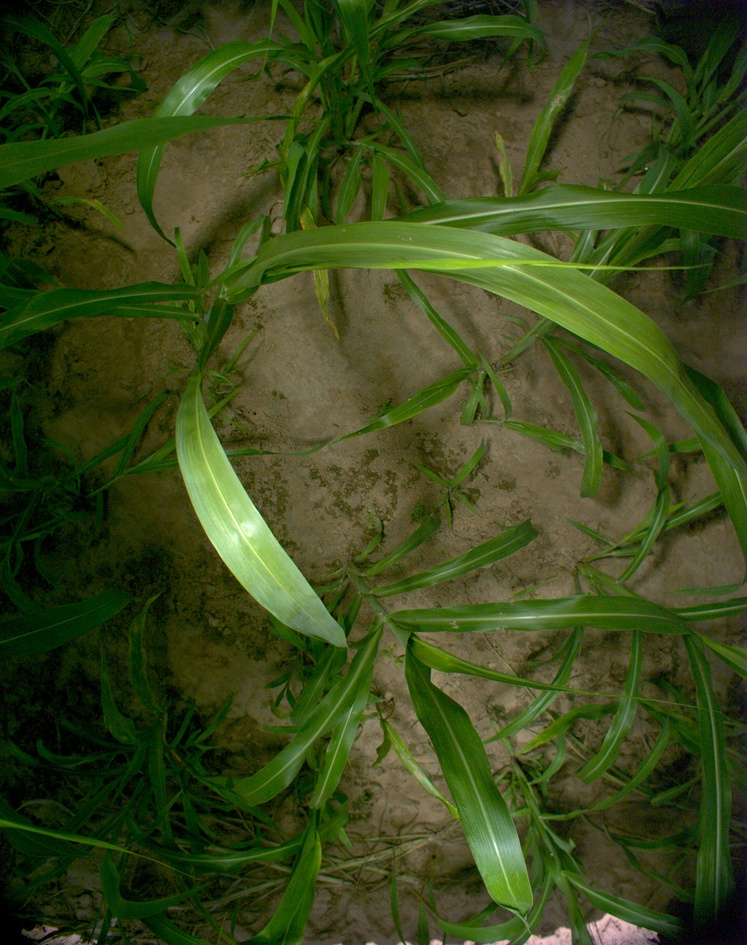
#> input picture Exam pictures/Image_01.jpg, 747 x 945 px, shrunk from 2048 x 2592 before the run; its folder holds only this picture in this run
$ python main.py
#> lines starting #> are read from the running program, lines starting #| are printed output that depends on the picture; after the words box and inside, x2 and y2 are one past the last pixel; in counts of white or black regions, pixels touching at a corner belong together
#Imports
import os
import cv2 as cv
import numpy as np
from pathlib import Path
from matplotlib import pyplot as plt


"""The max rgb filter considers the pixels which have green values above 80 and turns other pixels to black
then checks if green(G) is the maximum and  if not turns that pixel is turned to (0,0,0) i.e black
"""

def max_rgb_filter(image):
	# split the image into its BGR components
	(B, G, R) = cv.split(image)
	R[G<80]=0
	G[G<80]=0
	B[G<80]=0
	M = np.maximum(np.maximum(B, G), R)
	R[G < M] = 0
	G[G < M] = 0
	B[G < M] = 0

	# merge the channels back together and return the image
	return cv.merge([B, G, R])


"""The remove_blue_filter function calculates the difference between Green and Red(GR) , Green and Blue(GB)
If GB>GR it means the pixel is not related to plant and is a background pixel
"""

def remove_blue_filter (image):
  # split the image into its BGR components
  (B,G,R)=cv.split(image)
  GR=G-R
  GB=G-B
  R[GR>GB]=0
  B[GR>GB]=0
  G[GR>GB]=0
  # merge the channels back together and return the image
  return cv.merge([B,G,R])

"""The increase_brightness function increases the brightness of the image so that plants in the dark area
can be recognized properly"""
def increase_brightness(img, value=50):
    # split the image into its HSV components
    hsv = cv.cvtColor(img, cv.COLOR_BGR2HSV)
    h, s, v = cv.split(hsv)

    #Adding value to every pixel and chekimg overflow
    lim = 255 - value
    v[v > lim] = 255
    v[v <= lim] += value

    # merge the channels back together and return the image
    final_hsv = cv.merge((h, s, v))
    img = cv.cvtColor(final_hsv, cv.COLOR_HSV2BGR)
    return img

Input_path = "Exam pictures"
Output_path = "Results"

for file in os.listdir(Input_path):
  file_path = f"{Input_path}/{file}"

  #Input the image
  img = cv.imread(file_path)
#> img is the input picture: shape (945, 747, 3); mean B, G, R 27.3, 70.1, 57.7

  #increase brightness
  img = increase_brightness(img)
#> in increase_brightness, `v[v > lim] = 255`:
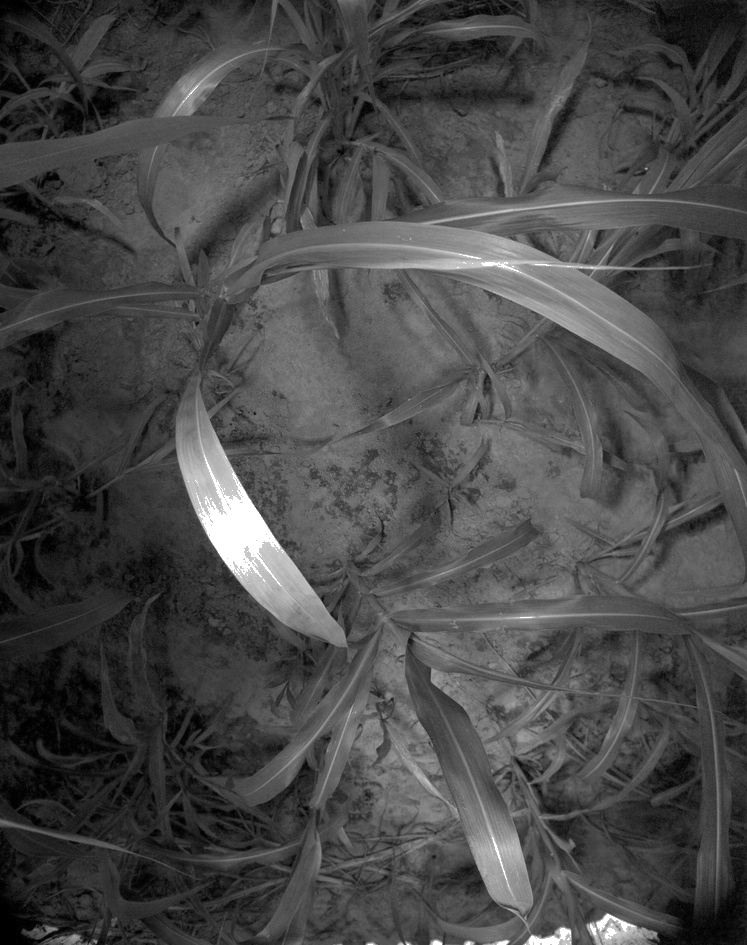
#> v: shape (945, 747); min 0, max 255, mean 72.5

  #Using Bilateral filter to remove noise while preserving the edges of the plant
  blur = cv.bilateralFilter(img,10,150,150)


  rgb_max_image = max_rgb_filter(blur)
#> in max_rgb_filter, `G[G<80]=0`:
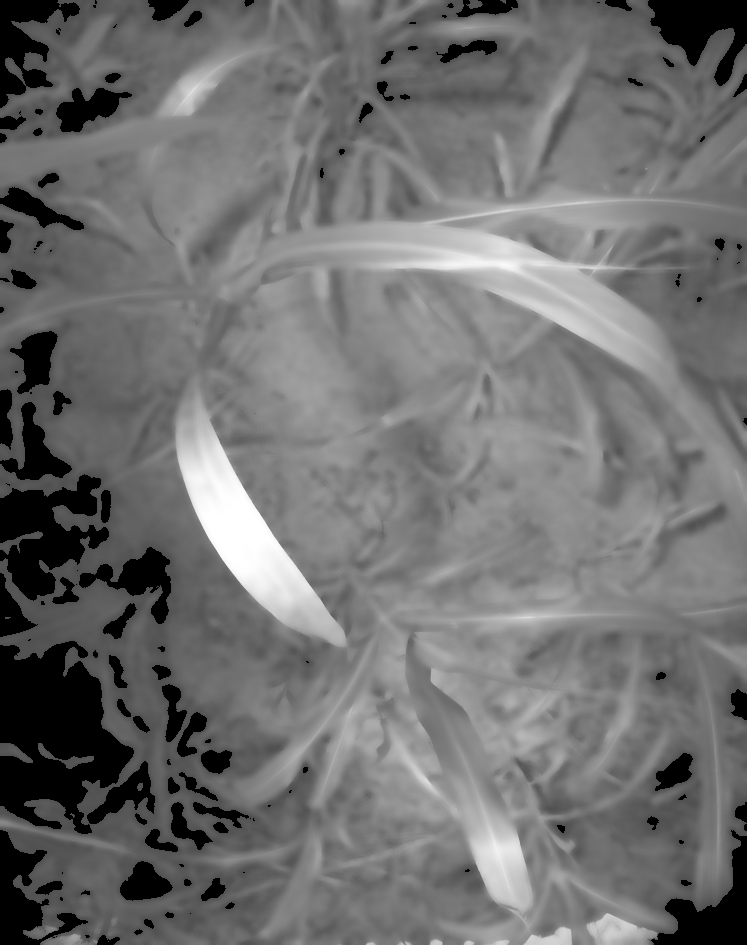
#> G: shape (945, 747); min 0, max 255, mean 112.2
  reduced_blue_image= remove_blue_filter(rgb_max_image)
#> in remove_blue_filter, `R[GR>GB]=0`:
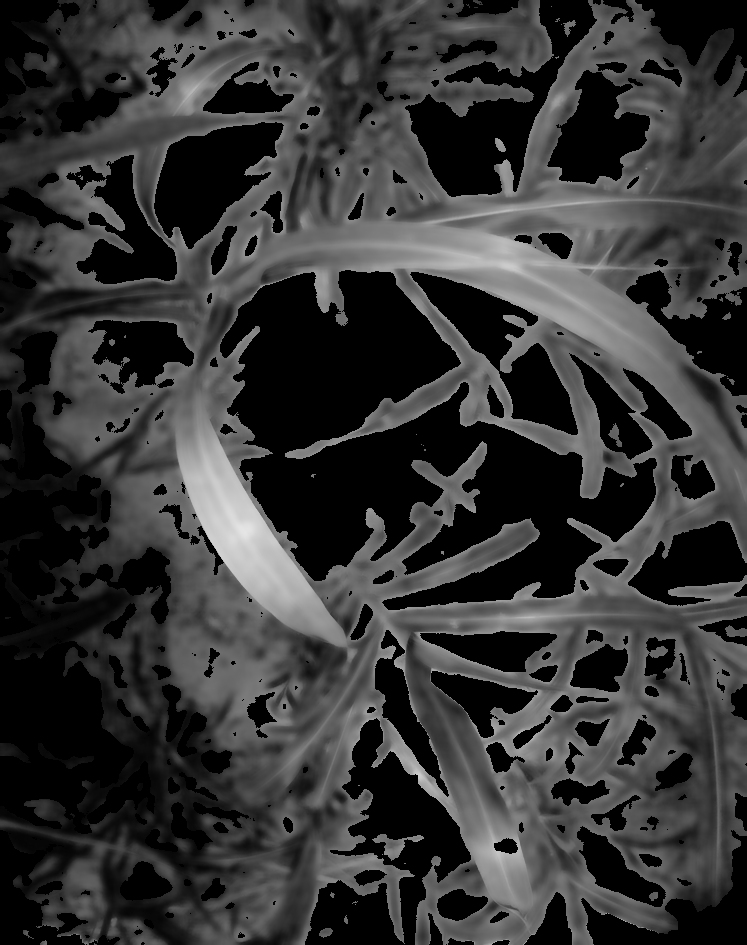
#> R: shape (945, 747); min 0, max 229, mean 53.7
#> in remove_blue_filter, `B[GR>GB]=0`:
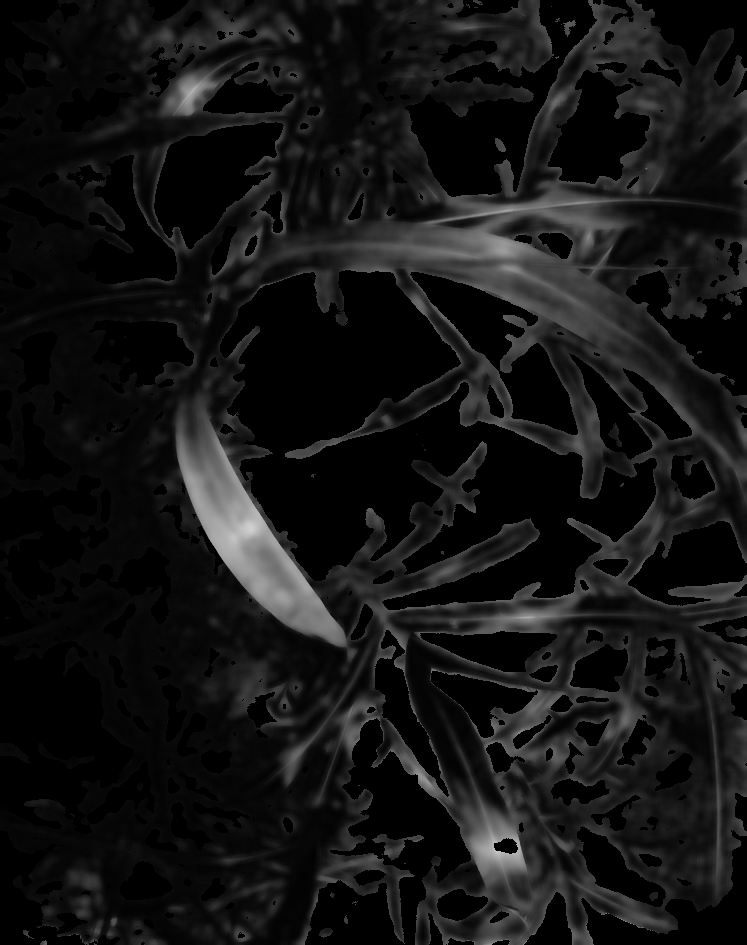
#> B: shape (945, 747); min 0, max 209, mean 20.5
#> in remove_blue_filter, `G[GR>GB]=0`:
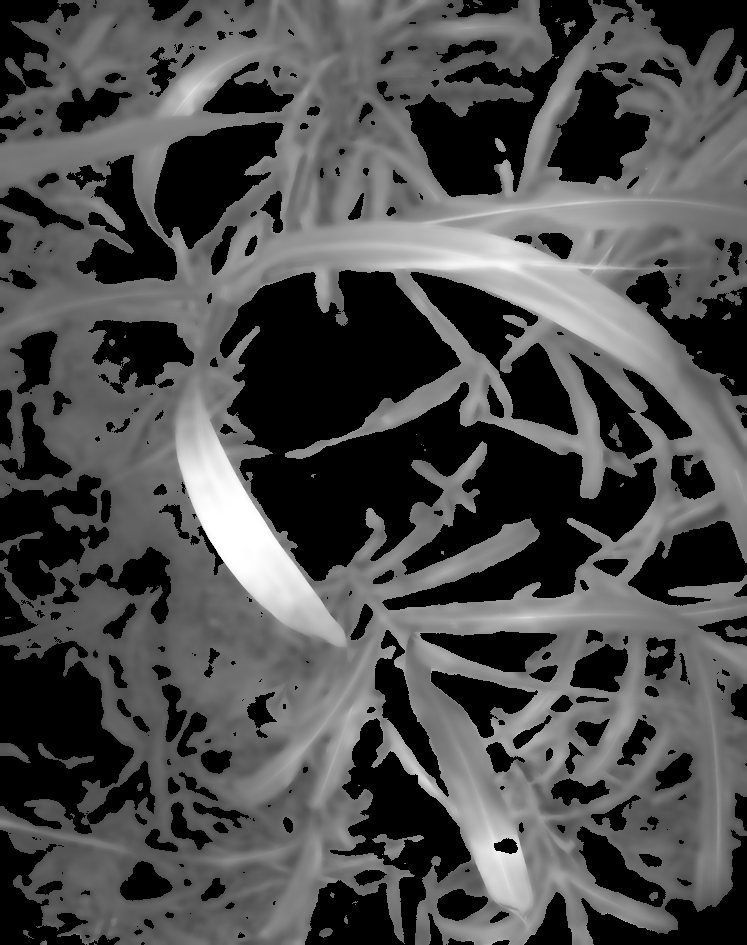
#> G: shape (945, 747); min 0, max 255, mean 77.2

  cv.imwrite('reduced_blue_image.png',reduced_blue_image)

  #Read the reduced_blue_image in grayscale
  img = cv.imread('reduced_blue_image.png',0)
#> img: shape (945, 747)

  #Applying ostu thresholding with Inverse binary thresholding to get the final B/W image
  ret2,th2 = cv.threshold(img,0,255,cv.THRESH_BINARY_INV+cv.THRESH_OTSU)
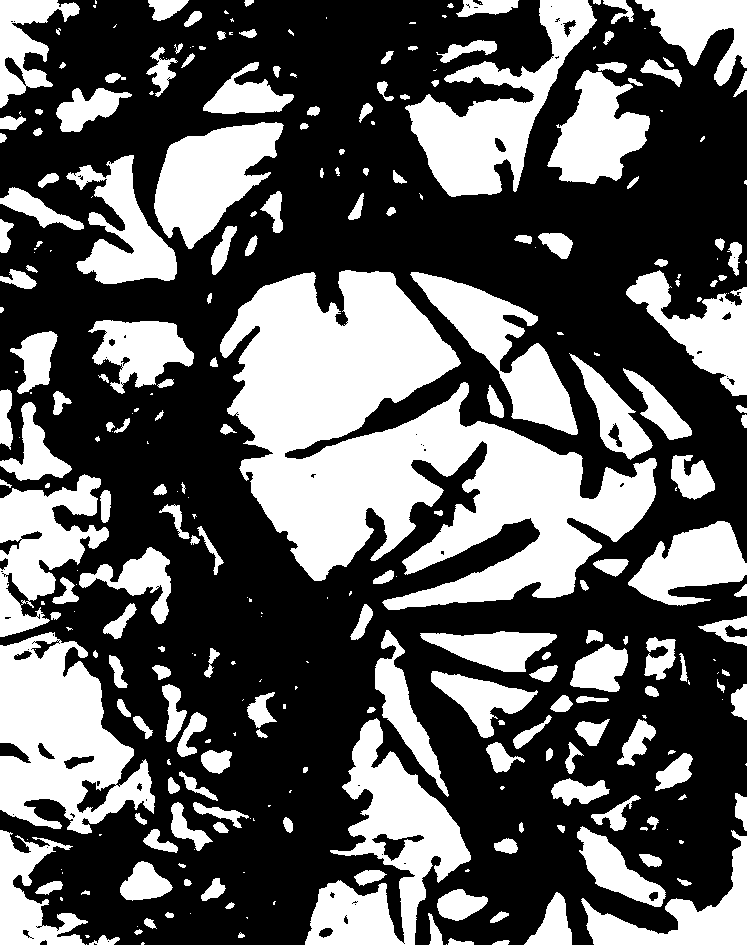
#> th2: shape (945, 747); 37% white; 301 white regions (104 under 20 px), largest, box (x1, y1, x2, y2) and area: (220, 270, 657, 610) 70876, (0, 632, 155, 834) 18343, (305, 718, 471, 945) 15230
#> ret2 = 50

  #Write the output file in .png format
  #Isolate the file name
  file=Path(file).stem
  output_file_path = f"{Output_path}/{file}.png"
  cv.imwrite(output_file_path, th2)

$ run again, on Exam pictures/Image_05.jpg
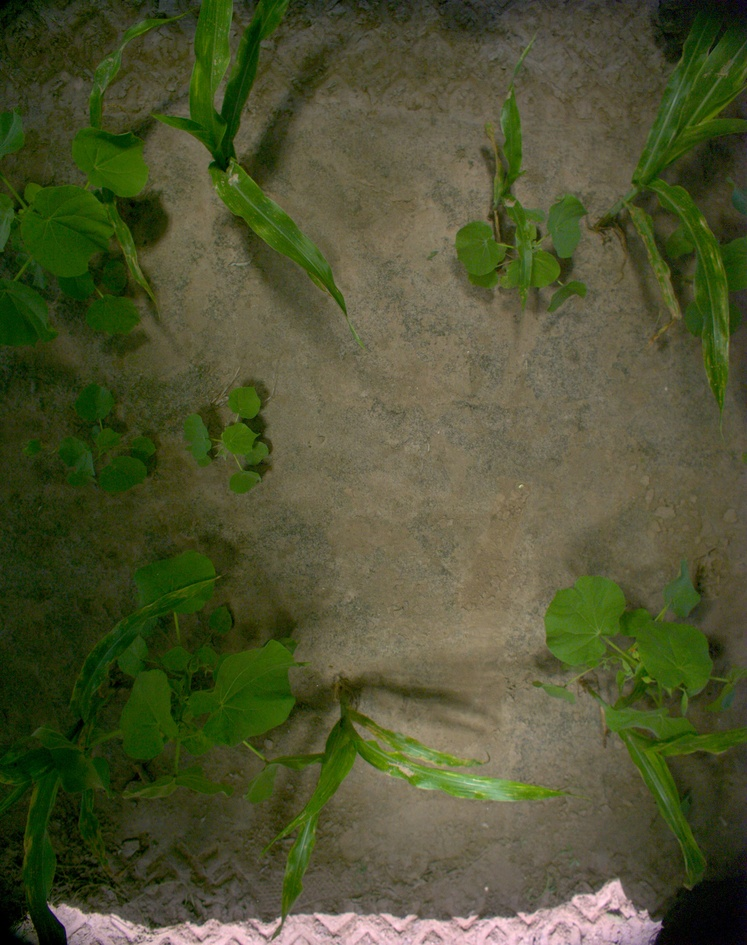
#> input picture Exam pictures/Image_05.jpg, 747 x 945 px, shrunk from 2048 x 2592 before the run
#> img is the input picture: shape (945, 747, 3); mean B, G, R 49.3, 82.7, 78.4
#> hsv: shape (945, 747, 3); mean H, S, V 35.1, 126.9, 86.7
#> final_hsv: shape (945, 747, 3); mean H, S, V 35.1, 126.9, 136.5
#> in remove_blue_filter, `G[GR>GB]=0`:
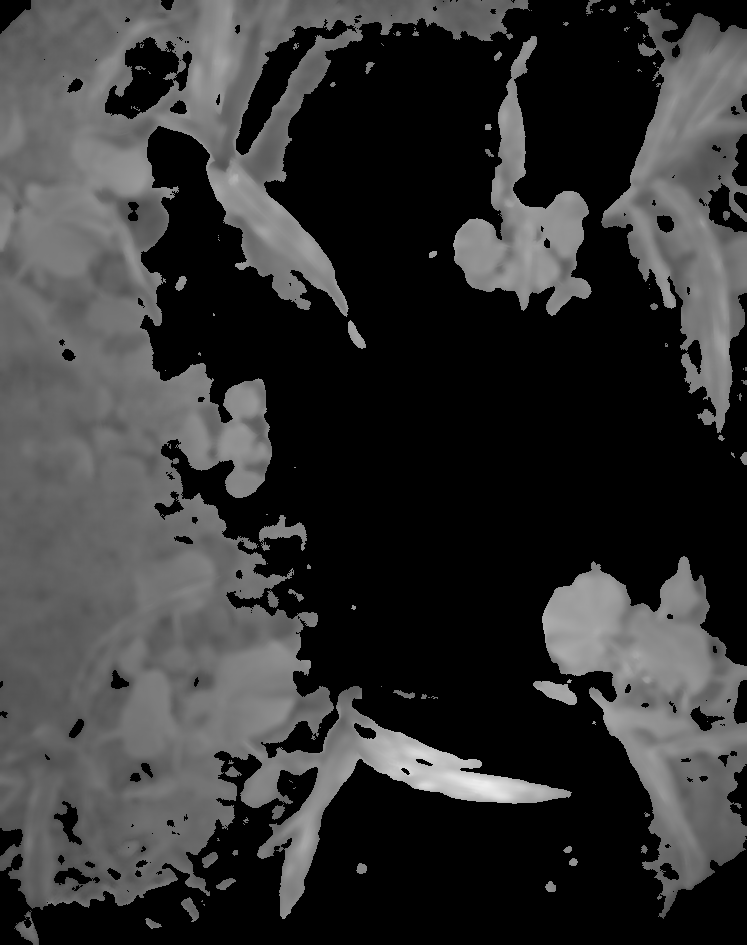
#> G: shape (945, 747); min 0, max 237, mean 52.7
#> `ret2,th2 = cv.threshold(img,0,255,cv.THRESH_BINARY_INV+cv.THRESH_OTSU)`:
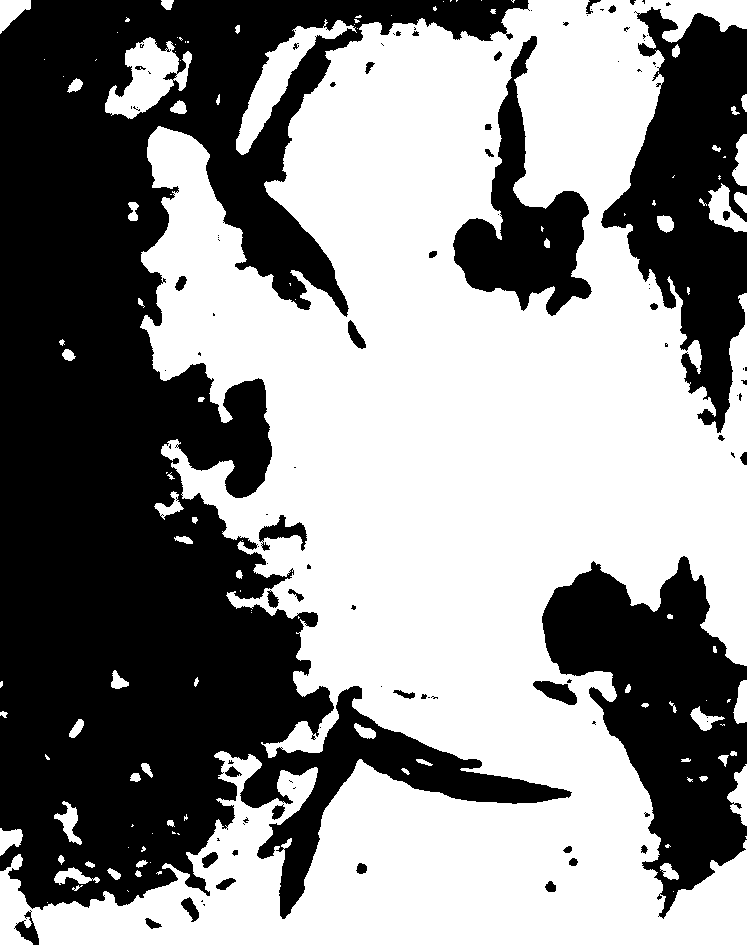
#> th2: shape (945, 747); 54.7% white; 106 black regions (64 under 20 px), largest, box (x1, y1, x2, y2) and area: (0, 0, 572, 919) 232910, (542, 556, 747, 919) 36524, (601, 7, 747, 433) 32096
#> ret2 = 0

$ run again, on Exam pictures/Image_06.jpg
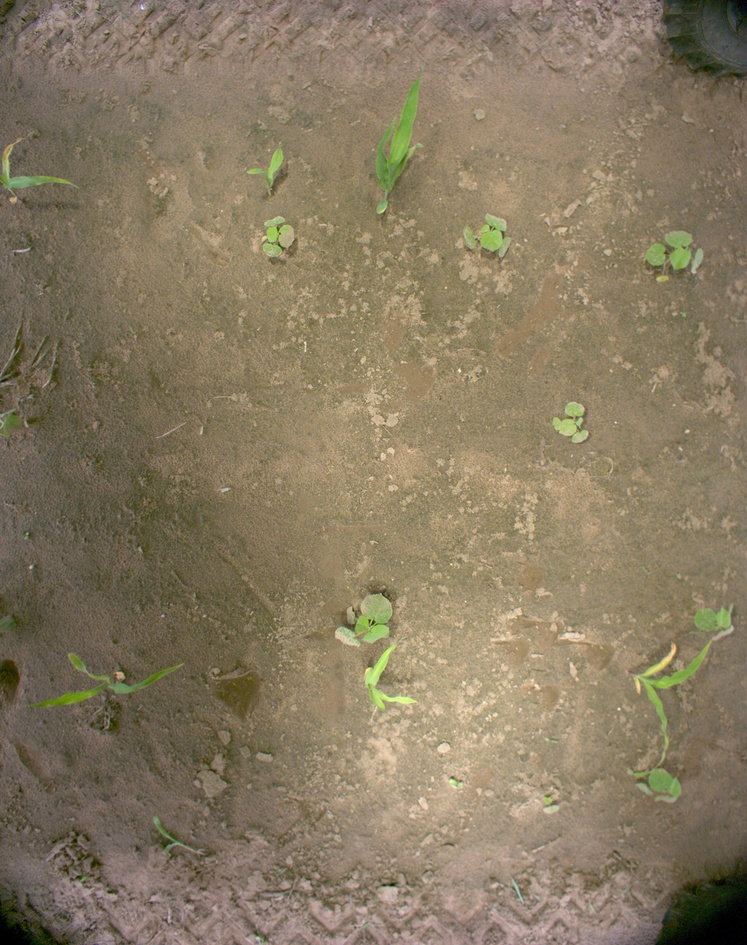
#> input picture Exam pictures/Image_06.jpg, 747 x 945 px, shrunk from 2048 x 2592 before the run
#> img is the input picture: shape (945, 747, 3); mean B, G, R 97.7, 122.2, 135.7
#> hsv: shape (945, 747, 3); mean H, S, V 19.8, 73.3, 136.3
#> final_hsv: shape (945, 747, 3); mean H, S, V 19.8, 73.3, 186.2
#> in remove_blue_filter, `G[GR>GB]=0`:
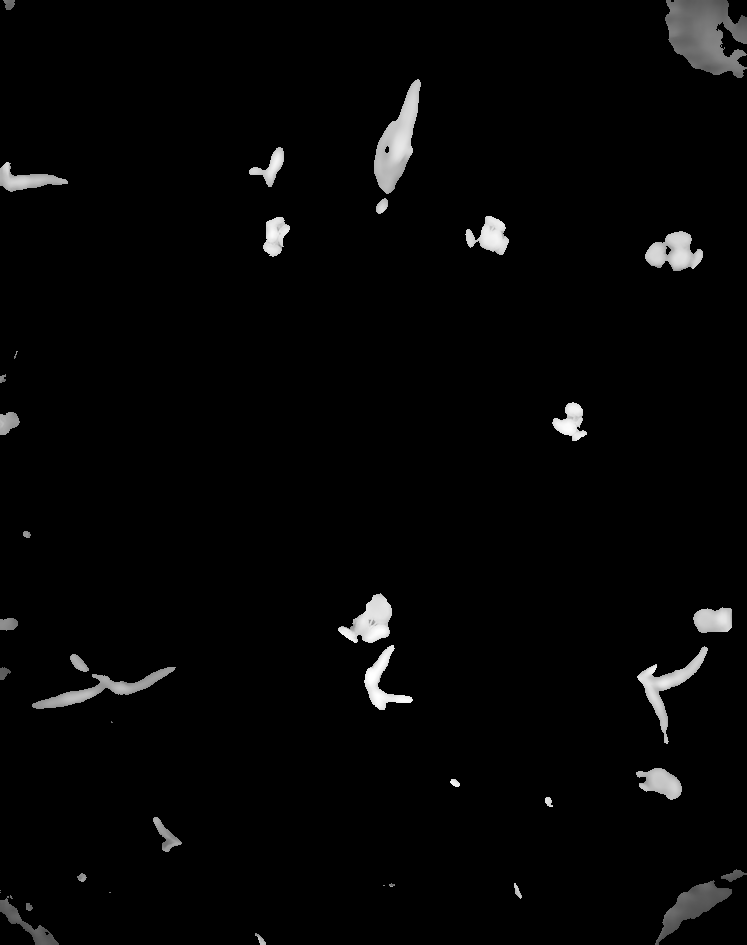
#> G: shape (945, 747); min 0, max 255, mean 5.8
#> `ret2,th2 = cv.threshold(img,0,255,cv.THRESH_BINARY_INV+cv.THRESH_OTSU)`:
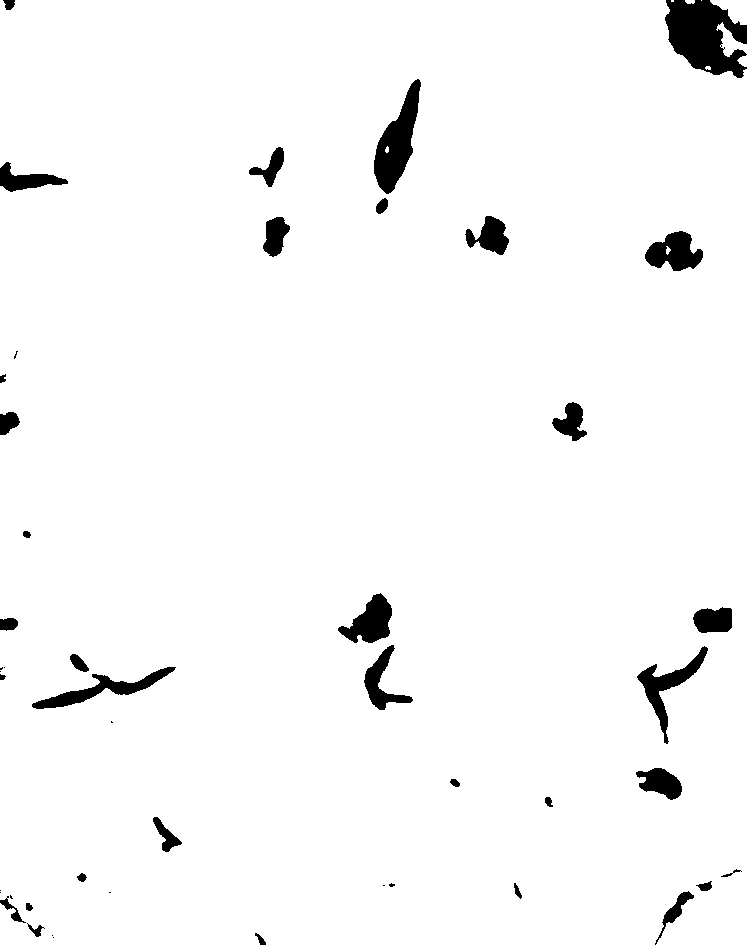
#> th2: shape (945, 747); 96.9% white; 47 black regions (13 under 20 px), largest, box (x1, y1, x2, y2) and area: (665, 0, 747, 78) 4174, (374, 79, 421, 194) 2559, (32, 667, 176, 709) 1568
#> ret2 = 82
